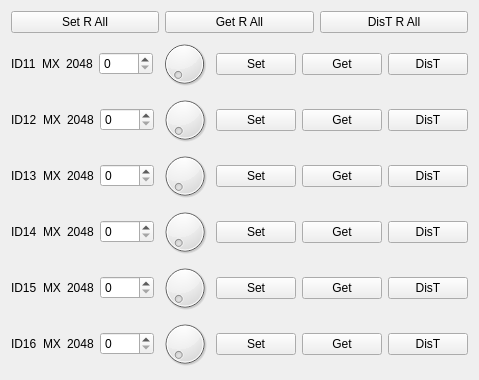
  <widget class="QWidget" name="layoutWidget">
   <property name="geometry">
    <rect>
     <x>460</x>
     <y>190</y>
     <width>441</width>
     <height>291</height>
    </rect>
   </property>
   <layout class="QVBoxLayout" name="verticalLayout_6">
    <item>
     <layout class="QHBoxLayout" name="horizontalLayout_25">
      <item>
       <widget class="QPushButton" name="setRAll_pushButton">
        <property name="text">
         <string>Set R All</string>
        </property>
       </widget>
      </item>
      <item>
       <widget class="QPushButton" name="getRAll_pushButton">
        <property name="text">
         <string>Get R All</string>
        </property>
       </widget>
      </item>
      <item>
       <widget class="QPushButton" name="disTRAll_pushButton">
        <property name="text">
         <string>DisT R All</string>
        </property>
       </widget>
      </item>
     </layout>
    </item>
    <item>
     <layout class="QHBoxLayout" name="horizontalLayout_12">
      <item>
       <widget class="QLabel" name="ID11_label">
        <property name="text">
         <string>ID11</string>
        </property>
       </widget>
      </item>
      <item>
       <widget class="QLabel" name="motorType11_label">
        <property name="text">
         <string>MX</string>
        </property>
       </widget>
      </item>
      <item>
       <widget class="QLabel" name="motor11center_label">
        <property name="text">
         <string>2048</string>
        </property>
       </widget>
      </item>
      <item>
       <widget class="QSpinBox" name="motor11Value_spinBox">
        <property name="maximum">
         <number>4095</number>
        </property>
       </widget>
      </item>
      <item>
       <widget class="QDial" name="motor11value_dial">
        <property name="maximum">
         <number>4095</number>
        </property>
       </widget>
      </item>
      <item>
       <widget class="QPushButton" name="motor11Set_pushButton">
        <property name="text">
         <string>Set</string>
        </property>
       </widget>
      </item>
      <item>
       <widget class="QPushButton" name="motor11Get_pushButton">
        <property name="text">
         <string>Get</string>
        </property>
       </widget>
      </item>
      <item>
       <widget class="QPushButton" name="motor11DisT_pushButton">
        <property name="text">
         <string>DisT</string>
        </property>
       </widget>
      </item>
     </layout>
    </item>
    <item>
     <layout class="QHBoxLayout" name="horizontalLayout_13">
      <item>
       <widget class="QLabel" name="ID12_label">
        <property name="text">
         <string>ID12</string>
        </property>
       </widget>
      </item>
      <item>
       <widget class="QLabel" name="motorType12_label">
        <property name="text">
         <string>MX</string>
        </property>
       </widget>
      </item>
      <item>
       <widget class="QLabel" name="motor12center_label">
        <property name="text">
         <string>2048</string>
        </property>
       </widget>
      </item>
      <item>
       <widget class="QSpinBox" name="motor12Value_spinBox">
        <property name="maximum">
         <number>4095</number>
        </property>
       </widget>
      </item>
      <item>
       <widget class="QDial" name="motor12value_dial">
        <property name="maximum">
         <number>4095</number>
        </property>
       </widget>
      </item>
      <item>
       <widget class="QPushButton" name="motor12Set_pushButton">
        <property name="text">
         <string>Set</string>
        </property>
       </widget>
      </item>
      <item>
       <widget class="QPushButton" name="motor12Get_pushButton">
        <property name="text">
         <string>Get</string>
        </property>
       </widget>
      </item>
      <item>
       <widget class="QPushButton" name="motor12DisT_pushButton">
        <property name="text">
         <string>DisT</string>
        </property>
       </widget>
      </item>
     </layout>
    </item>
    <item>
     <layout class="QHBoxLayout" name="horizontalLayout_14">
      <item>
       <widget class="QLabel" name="ID13_label">
        <property name="text">
         <string>ID13</string>
        </property>
       </widget>
      </item>
      <item>
       <widget class="QLabel" name="motorType13_label">
        <property name="text">
         <string>MX</string>
        </property>
       </widget>
      </item>
      <item>
       <widget class="QLabel" name="motor13center_label">
        <property name="text">
         <string>2048</string>
        </property>
       </widget>
      </item>
      <item>
       <widget class="QSpinBox" name="motor13Value_spinBox">
        <property name="maximum">
         <number>4095</number>
        </property>
       </widget>
      </item>
      <item>
       <widget class="QDial" name="motor13value_dial">
        <property name="maximum">
         <number>4095</number>
        </property>
       </widget>
      </item>
      <item>
       <widget class="QPushButton" name="motor13Set_pushButton">
        <property name="text">
         <string>Set</string>
        </property>
       </widget>
      </item>
      <item>
       <widget class="QPushButton" name="motor13Get_pushButton">
        <property name="text">
         <string>Get</string>
        </property>
       </widget>
      </item>
      <item>
       <widget class="QPushButton" name="motor13DisT_pushButton">
        <property name="text">
         <string>DisT</string>
        </property>
       </widget>
      </item>
     </layout>
    </item>
    <item>
     <layout class="QHBoxLayout" name="horizontalLayout_15">
      <item>
       <widget class="QLabel" name="ID14_label">
        <property name="text">
         <string>ID14</string>
        </property>
       </widget>
      </item>
      <item>
       <widget class="QLabel" name="motorType14_label">
        <property name="text">
         <string>MX</string>
        </property>
       </widget>
      </item>
      <item>
       <widget class="QLabel" name="motor14center_label">
        <property name="text">
         <string>2048</string>
        </property>
       </widget>
      </item>
      <item>
       <widget class="QSpinBox" name="motor14Value_spinBox">
        <property name="maximum">
         <number>4095</number>
        </property>
       </widget>
      </item>
      <item>
       <widget class="QDial" name="motor14value_dial">
        <property name="maximum">
         <number>4095</number>
        </property>
       </widget>
      </item>
      <item>
       <widget class="QPushButton" name="motor14Set_pushButton">
        <property name="text">
         <string>Set</string>
        </property>
       </widget>
      </item>
      <item>
       <widget class="QPushButton" name="motor14Get_pushButton">
        <property name="text">
         <string>Get</string>
        </property>
       </widget>
      </item>
      <item>
       <widget class="QPushButton" name="motor14DisT_pushButton">
        <property name="text">
         <string>DisT</string>
        </property>
       </widget>
      </item>
     </layout>
    </item>
    <item>
     <layout class="QHBoxLayout" name="horizontalLayout_16">
      <item>
       <widget class="QLabel" name="ID15_label">
        <property name="text">
         <string>ID15</string>
        </property>
       </widget>
      </item>
      <item>
       <widget class="QLabel" name="motorType15_label">
        <property name="text">
         <string>MX</string>
        </property>
       </widget>
      </item>
      <item>
       <widget class="QLabel" name="motor15center_label">
        <property name="text">
         <string>2048</string>
        </property>
       </widget>
      </item>
      <item>
       <widget class="QSpinBox" name="motor15Value_spinBox">
        <property name="maximum">
         <number>4095</number>
        </property>
       </widget>
      </item>
      <item>
       <widget class="QDial" name="motor15value_dial">
        <property name="maximum">
         <number>4095</number>
        </property>
       </widget>
      </item>
      <item>
       <widget class="QPushButton" name="motor15Set_pushButton">
        <property name="text">
         <string>Set</string>
        </property>
       </widget>
      </item>
      <item>
       <widget class="QPushButton" name="motor15Get_pushButton">
        <property name="text">
         <string>Get</string>
        </property>
       </widget>
      </item>
      <item>
       <widget class="QPushButton" name="motor15DisT_pushButton">
        <property name="text">
         <string>DisT</string>
        </property>
       </widget>
      </item>
     </layout>
    </item>
    <item>
     <layout class="QHBoxLayout" name="horizontalLayout_17">
      <item>
       <widget class="QLabel" name="ID7_label_">
        <property name="text">
         <string>ID16</string>
        </property>
       </widget>
      </item>
      <item>
       <widget class="QLabel" name="motorType16_label">
        <property name="text">
         <string>MX</string>
        </property>
       </widget>
      </item>
      <item>
       <widget class="QLabel" name="motor16center_label">
        <property name="text">
         <string>2048</string>
        </property>
       </widget>
      </item>
      <item>
       <widget class="QSpinBox" name="motor16Value_spinBox">
        <property name="maximum">
         <number>4095</number>
        </property>
       </widget>
      </item>
      <item>
       <widget class="QDial" name="motor16value_dial">
        <property name="maximum">
         <number>4095</number>
        </property>
       </widget>
      </item>
      <item>
       <widget class="QPushButton" name="motor16Set_pushButton">
        <property name="text">
         <string>Set</string>
        </property>
       </widget>
      </item>
      <item>
       <widget class="QPushButton" name="motor16Get_pushButton">
        <property name="text">
         <string>Get</string>
        </property>
       </widget>
      </item>
      <item>
       <widget class="QPushButton" name="motor16DisT_pushButton">
        <property name="text">
         <string>DisT</string>
        </property>
       </widget>
      </item>
     </layout>
    </item>
   </layout>
  </widget>
